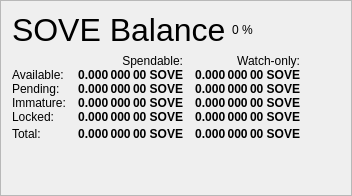
                   <widget class="QFrame" name="frame_Balances">
                    <property name="frameShape">
                     <enum>QFrame::StyledPanel</enum>
                    </property>
                    <property name="frameShadow">
                     <enum>QFrame::Raised</enum>
                    </property>
                    <layout class="QVBoxLayout" name="verticalLayout_4">
                     <item>
                      <layout class="QHBoxLayout" name="horizontalLayout_4">
                       <item>
                        <widget class="QLabel" name="label_5">
                         <property name="minimumSize">
                          <size>
                           <width>0</width>
                           <height>20</height>
                          </size>
                         </property>
                         <property name="font">
                          <font>
                           <pointsize>24</pointsize>
                           <weight>50</weight>
                           <bold>false</bold>
                          </font>
                         </property>
                         <property name="text">
                          <string>SOVE Balance</string>
                         </property>
                        </widget>
                       </item>
                       <item>
                        <widget class="QLabel" name="labelSOVEPercent">
                         <property name="text">
                          <string notr="true">0 %</string>
                         </property>
                        </widget>
                       </item>
                       <item>
                        <spacer name="horizontalSpacer_3">
                         <property name="orientation">
                          <enum>Qt::Horizontal</enum>
                         </property>
                         <property name="sizeHint" stdset="0">
                          <size>
                           <width>40</width>
                           <height>20</height>
                          </size>
                         </property>
                        </spacer>
                       </item>
                      </layout>
                     </item>
                     <item>
                      <layout class="QGridLayout" name="gridLayout">
                       <property name="horizontalSpacing">
                        <number>12</number>
                       </property>
                       <property name="verticalSpacing">
                        <number>0</number>
                       </property>
                       <item row="0" column="1">
                        <widget class="QLabel" name="labelSpendable">
                         <property name="text">
                          <string>Spendable:</string>
                         </property>
                         <property name="alignment">
                          <set>Qt::AlignRight|Qt::AlignTrailing|Qt::AlignVCenter</set>
                         </property>
                        </widget>
                       </item>
                       <item row="0" column="2">
                        <widget class="QLabel" name="labelWatchonly">
                         <property name="text">
                          <string>Watch-only:</string>
                         </property>
                         <property name="alignment">
                          <set>Qt::AlignRight|Qt::AlignTrailing|Qt::AlignVCenter</set>
                         </property>
                        </widget>
                       </item>
                       <item row="1" column="0">
                        <widget class="QLabel" name="labelBalanceText">
                         <property name="text">
                          <string>Available:</string>
                         </property>
                        </widget>
                       </item>
                       <item row="1" column="1">
                        <widget class="QLabel" name="labelBalance">
                         <property name="font">
                          <font>
                           <weight>75</weight>
                           <bold>true</bold>
                          </font>
                         </property>
                         <property name="cursor">
                          <cursorShape>IBeamCursor</cursorShape>
                         </property>
                         <property name="toolTip">
                          <string>Your current spendable balance</string>
                         </property>
                         <property name="text">
                          <string notr="true">0.000 000 00 SOVE</string>
                         </property>
                         <property name="alignment">
                          <set>Qt::AlignRight|Qt::AlignTrailing|Qt::AlignVCenter</set>
                         </property>
                         <property name="textInteractionFlags">
                          <set>Qt::LinksAccessibleByMouse|Qt::TextSelectableByKeyboard|Qt::TextSelectableByMouse</set>
                         </property>
                        </widget>
                       </item>
                       <item row="1" column="2">
                        <widget class="QLabel" name="labelWatchAvailable">
                         <property name="font">
                          <font>
                           <weight>75</weight>
                           <bold>true</bold>
                          </font>
                         </property>
                         <property name="cursor">
                          <cursorShape>IBeamCursor</cursorShape>
                         </property>
                         <property name="toolTip">
                          <string>Your current balance in watch-only addresses</string>
                         </property>
                         <property name="text">
                          <string notr="true">0.000 000 00 SOVE</string>
                         </property>
                         <property name="alignment">
                          <set>Qt::AlignRight|Qt::AlignTrailing|Qt::AlignVCenter</set>
                         </property>
                         <property name="textInteractionFlags">
                          <set>Qt::LinksAccessibleByMouse|Qt::TextSelectableByKeyboard|Qt::TextSelectableByMouse</set>
                         </property>
                        </widget>
                       </item>
                       <item row="2" column="0">
                        <widget class="QLabel" name="labelPendingText">
                         <property name="text">
                          <string>Pending:</string>
                         </property>
                        </widget>
                       </item>
                       <item row="2" column="1">
                        <widget class="QLabel" name="labelUnconfirmed">
                         <property name="font">
                          <font>
                           <weight>75</weight>
                           <bold>true</bold>
                          </font>
                         </property>
                         <property name="cursor">
                          <cursorShape>IBeamCursor</cursorShape>
                         </property>
                         <property name="toolTip">
                          <string>Total of transactions that have yet to be confirmed, and do not yet count toward the spendable balance</string>
                         </property>
                         <property name="text">
                          <string notr="true">0.000 000 00 SOVE</string>
                         </property>
                         <property name="alignment">
                          <set>Qt::AlignRight|Qt::AlignTrailing|Qt::AlignVCenter</set>
                         </property>
                         <property name="textInteractionFlags">
                          <set>Qt::LinksAccessibleByMouse|Qt::TextSelectableByKeyboard|Qt::TextSelectableByMouse</set>
                         </property>
                        </widget>
                       </item>
                       <item row="2" column="2">
                        <widget class="QLabel" name="labelWatchPending">
                         <property name="font">
                          <font>
                           <weight>75</weight>
                           <bold>true</bold>
                          </font>
                         </property>
                         <property name="cursor">
                          <cursorShape>IBeamCursor</cursorShape>
                         </property>
                         <property name="toolTip">
                          <string>Unconfirmed transactions to watch-only addresses</string>
                         </property>
                         <property name="text">
                          <string notr="true">0.000 000 00 SOVE</string>
                         </property>
                         <property name="alignment">
                          <set>Qt::AlignRight|Qt::AlignTrailing|Qt::AlignVCenter</set>
                         </property>
                         <property name="textInteractionFlags">
                          <set>Qt::LinksAccessibleByMouse|Qt::TextSelectableByKeyboard|Qt::TextSelectableByMouse</set>
                         </property>
                        </widget>
                       </item>
                       <item row="3" column="0">
                        <widget class="QLabel" name="labelImmatureText">
                         <property name="text">
                          <string>Immature:</string>
                         </property>
                        </widget>
                       </item>
                       <item row="3" column="1">
                        <widget class="QLabel" name="labelImmature">
                         <property name="font">
                          <font>
                           <weight>75</weight>
                           <bold>true</bold>
                          </font>
                         </property>
                         <property name="cursor">
                          <cursorShape>IBeamCursor</cursorShape>
                         </property>
                         <property name="toolTip">
                          <string>Staked or masternode rewards that has not yet matured</string>
                         </property>
                         <property name="text">
                          <string notr="true">0.000 000 00 SOVE</string>
                         </property>
                         <property name="alignment">
                          <set>Qt::AlignRight|Qt::AlignTrailing|Qt::AlignVCenter</set>
                         </property>
                         <property name="textInteractionFlags">
                          <set>Qt::LinksAccessibleByMouse|Qt::TextSelectableByKeyboard|Qt::TextSelectableByMouse</set>
                         </property>
                        </widget>
                       </item>
                       <item row="3" column="2">
                        <widget class="QLabel" name="labelWatchImmature">
                         <property name="font">
                          <font>
                           <weight>75</weight>
                           <bold>true</bold>
                          </font>
                         </property>
                         <property name="cursor">
                          <cursorShape>IBeamCursor</cursorShape>
                         </property>
                         <property name="toolTip">
                          <string>Staked or masternode rewards in watch-only addresses that has not yet matured</string>
                         </property>
                         <property name="text">
                          <string notr="true">0.000 000 00 SOVE</string>
                         </property>
                         <property name="alignment">
                          <set>Qt::AlignRight|Qt::AlignTrailing|Qt::AlignVCenter</set>
                         </property>
                         <property name="textInteractionFlags">
                          <set>Qt::LinksAccessibleByMouse|Qt::TextSelectableByKeyboard|Qt::TextSelectableByMouse</set>
                         </property>
                        </widget>
                       </item>
                       <item row="4" column="0">
                        <widget class="QLabel" name="labelLockedBalanceText">
                         <property name="toolTip">
                          <string>Locked SOVE or Masternode collaterals. These are excluded from zSOVE minting.</string>
                         </property>
                         <property name="text">
                          <string>Locked:</string>
                         </property>
                        </widget>
                       </item>
                       <item row="4" column="1">
                        <widget class="QLabel" name="labelLockedBalance">
                         <property name="font">
                          <font>
                           <weight>75</weight>
                           <bold>true</bold>
                          </font>
                         </property>
                         <property name="cursor">
                          <cursorShape>IBeamCursor</cursorShape>
                         </property>
                         <property name="toolTip">
                          <string>Locked SOVE or Masternode collaterals. These are excluded from zSOVE minting.</string>
                         </property>
                         <property name="text">
                          <string notr="true">0.000 000 00 SOVE</string>
                         </property>
                         <property name="alignment">
                          <set>Qt::AlignRight|Qt::AlignTrailing|Qt::AlignVCenter</set>
                         </property>
                         <property name="textInteractionFlags">
                          <set>Qt::LinksAccessibleByMouse|Qt::TextSelectableByKeyboard|Qt::TextSelectableByMouse</set>
                         </property>
                        </widget>
                       </item>
                       <item row="4" column="2">
                        <widget class="QLabel" name="labelWatchLocked">
                         <property name="font">
                          <font>
                           <weight>75</weight>
                           <bold>true</bold>
                          </font>
                         </property>
                         <property name="cursor">
                          <cursorShape>IBeamCursor</cursorShape>
                         </property>
                         <property name="toolTip">
                          <string>Current locked balance in watch-only addresses</string>
                         </property>
                         <property name="text">
                          <string notr="true">0.000 000 00 SOVE</string>
                         </property>
                         <property name="alignment">
                          <set>Qt::AlignRight|Qt::AlignTrailing|Qt::AlignVCenter</set>
                         </property>
                         <property name="textInteractionFlags">
                          <set>Qt::LinksAccessibleByMouse|Qt::TextSelectableByKeyboard|Qt::TextSelectableByMouse</set>
                         </property>
                        </widget>
                       </item>
                       <item row="5" column="0">
                        <widget class="QLabel" name="labelTotalText">
                         <property name="toolTip">
                          <string>Your current Soverain balance, unconfirmed and immature transactions included</string>
                         </property>
                         <property name="text">
                          <string>Total:</string>
                         </property>
                        </widget>
                       </item>
                       <item row="5" column="1">
                        <widget class="QLabel" name="labelTotal">
                         <property name="font">
                          <font>
                           <weight>75</weight>
                           <bold>true</bold>
                          </font>
                         </property>
                         <property name="cursor">
                          <cursorShape>IBeamCursor</cursorShape>
                         </property>
                         <property name="toolTip">
                          <string>Your current Soverain balance, unconfirmed and immature transactions included</string>
                         </property>
                         <property name="text">
                          <string notr="true">0.000 000 00 SOVE</string>
                         </property>
                         <property name="alignment">
                          <set>Qt::AlignRight|Qt::AlignTrailing|Qt::AlignVCenter</set>
                         </property>
                         <property name="textInteractionFlags">
                          <set>Qt::LinksAccessibleByMouse|Qt::TextSelectableByKeyboard|Qt::TextSelectableByMouse</set>
                         </property>
                        </widget>
                       </item>
                       <item row="5" column="2">
                        <widget class="QLabel" name="labelWatchTotal">
                         <property name="font">
                          <font>
                           <weight>75</weight>
                           <bold>true</bold>
                          </font>
                         </property>
                         <property name="cursor">
                          <cursorShape>IBeamCursor</cursorShape>
                         </property>
                         <property name="toolTip">
                          <string>Current total balance in watch-only addresses</string>
                         </property>
                         <property name="text">
                          <string notr="true">0.000 000 00 SOVE</string>
                         </property>
                         <property name="alignment">
                          <set>Qt::AlignRight|Qt::AlignTrailing|Qt::AlignVCenter</set>
                         </property>
                         <property name="textInteractionFlags">
                          <set>Qt::LinksAccessibleByMouse|Qt::TextSelectableByKeyboard|Qt::TextSelectableByMouse</set>
                         </property>
                        </widget>
                       </item>
                       <item row="5" column="3">
                        <spacer name="horizontalSpacer_9">
                         <property name="orientation">
                          <enum>Qt::Horizontal</enum>
                         </property>
                         <property name="sizeHint" stdset="0">
                          <size>
                           <width>40</width>
                           <height>20</height>
                          </size>
                         </property>
                        </spacer>
                       </item>
                      </layout>
                     </item>
                     <item>
                      <spacer name="verticalSpacer_3">
                       <property name="orientation">
                        <enum>Qt::Vertical</enum>
                       </property>
                       <property name="sizeHint" stdset="0">
                        <size>
                         <width>20</width>
                         <height>40</height>
                        </size>
                       </property>
                      </spacer>
                     </item>
                    </layout>
                   </widget>
